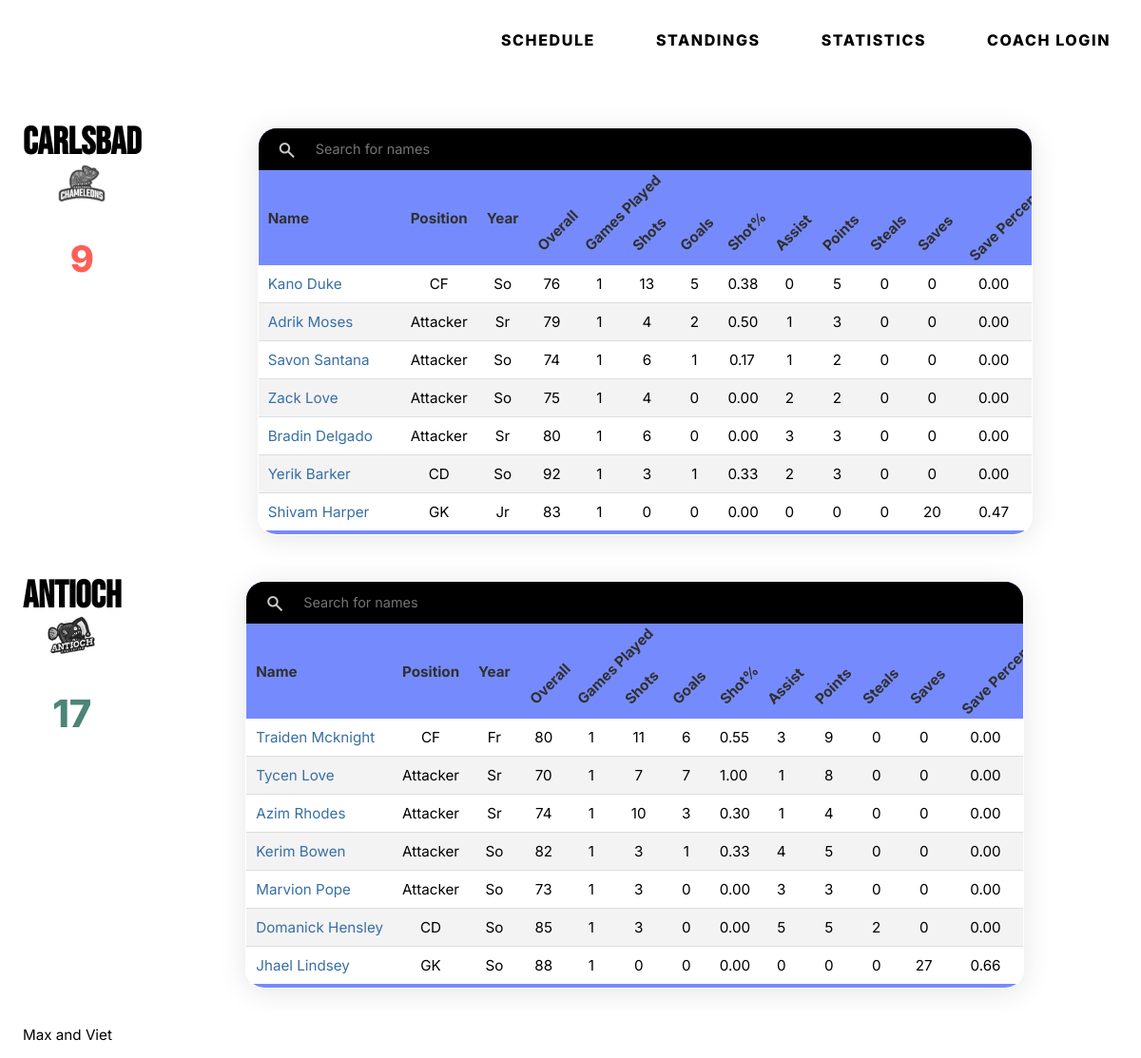
/3/boxscore/, run on an earlier commit of the app's database.
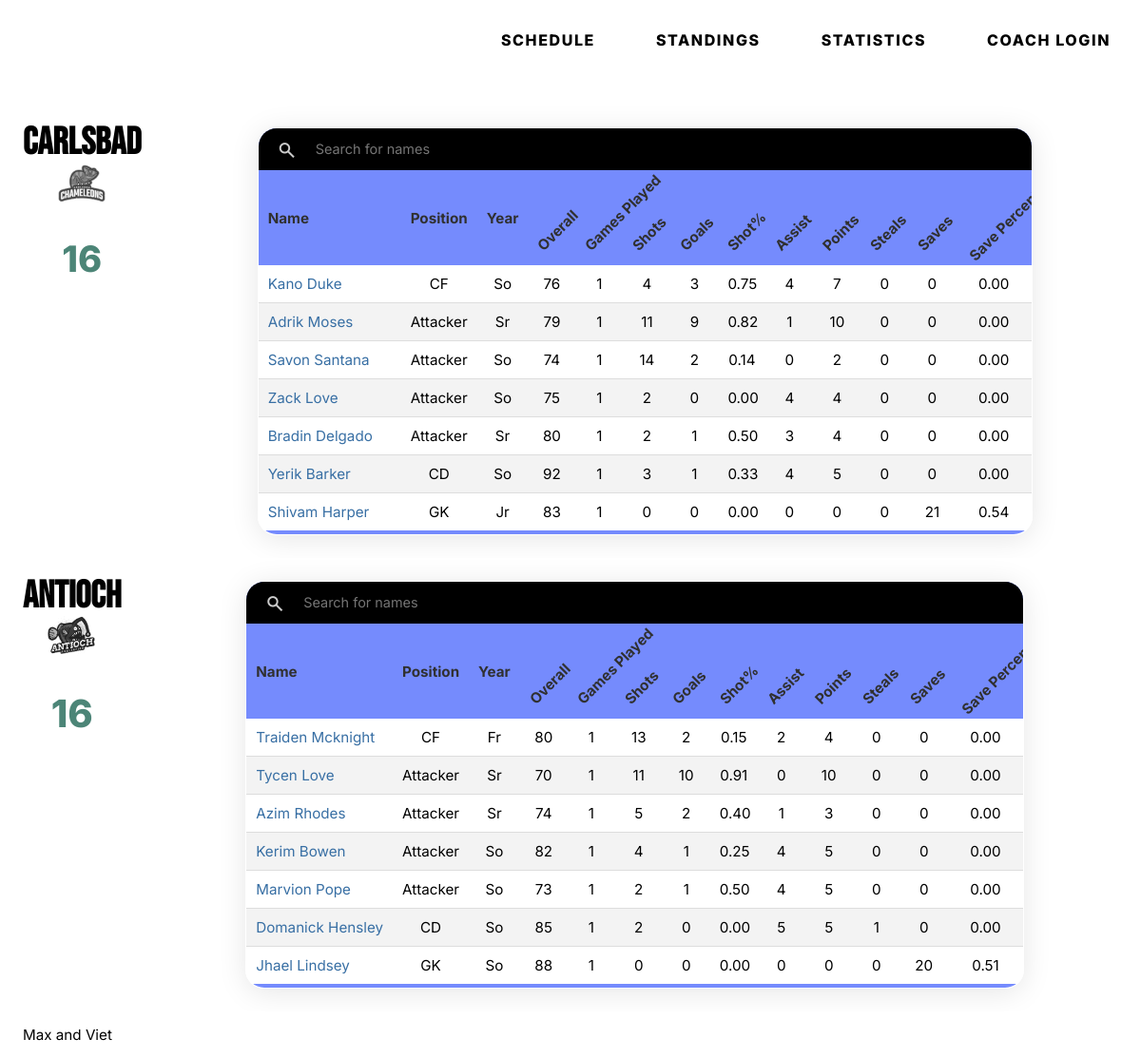
And on a later commit of the database.
### tables this page shows
CREATE TABLE schedule (
  schedule_id INTEGER DEFAULT NULL PRIMARY KEY AUTOINCREMENT,
  season INTEGER DEFAULT NULL,
  match_number INTEGER DEFAULT NULL,
  home_id INTEGER DEFAULT NULL,
  away_id INTEGER DEFAULT NULL,
  home_goals INTEGER DEFAULT NULL,
  away_goals INTEGER DEFAULT NULL,
  match_type text,
  competition_abb text,
  competition_type text,
  tiebreaker text,
  played text,
  commentary text,
  boxscore text,
  debug text,
  html_report text,
  home_rating double DEFAULT NULL,
  away_rating double DEFAULT NULL
);

CREATE TABLE players_stats (
  id integer NOT NULL PRIMARY KEY AUTOINCREMENT,
  season text,
  player_id text,
  age text,
  team_id text,
  opp_team_id text,
  match_number text,
  position text,
  game_played text,
  shots text,
  goals text,
  shot_percentage text,
  assists text,
  points text,
  steals text,
  goals_allowed text,
  saves text,
  save_percentage text,
  match_rating text
);

CREATE TABLE players (
  player_id INTEGER DEFAULT NULL PRIMARY KEY AUTOINCREMENT,
  team_id INTEGER DEFAULT NULL,
  first_name text,
  last_name text,
  age text,
  position text,
  jersey INTEGER NOT NULL DEFAULT '0',
  swimming INTEGER NOT NULL DEFAULT '0',
  ballhandling INTEGER NOT NULL DEFAULT '0',
  passing INTEGER NOT NULL DEFAULT '0',
  shooting INTEGER NOT NULL DEFAULT '0',
  defense INTEGER NOT NULL DEFAULT '0',
  goalkeeping INTEGER NOT NULL DEFAULT '0',
  fit INTEGER NOT NULL DEFAULT '0',
  aggression INTEGER NOT NULL DEFAULT '0',
  overall INTEGER NOT NULL DEFAULT '0'
);

### main.py (the view)
@app.route('/<int:id>/boxscore/', methods=('GET', 'POST'))
def schedule_boxscore(id):
  conn = get_db_connection()
  teams = conn.execute('SELECT * FROM teams').fetchall()
  schedule = conn.execute('SELECT * FROM schedule WHERE schedule_id = ?', (id,)).fetchone()
  print(schedule)
  matchnumber = conn.execute(
    "SELECT COUNT(DISTINCT match_number) AS count FROM schedule").fetchone(
    )['count']
  player_stats = conn.execute(
    'SELECT p.player_id AS id, p.last_name AS last, p.first_name AS first, p.team_id AS team_id, p.age AS year, ps.position AS position, p.overall AS overall, ps.game_played AS game_played, ps.shots as shots, ps.goals AS goals, ps.shot_percentage AS shot_percentage, ps.assists AS assists, ps.points AS points, ps.steals AS steals, ps.saves AS saves, ps.save_percentage AS save_percentage, ps.match_number AS match_number FROM players_stats AS ps INNER JOIN players AS p ON p.player_id = ps.player_id'
  ).fetchall()
  conn.close()
  return render_template("schedule_boxscore.html",
                         title="This Week's schedule",
                         teams=teams,
                         schedule=schedule,
                         matchnumber=matchnumber, player_stats=player_stats)

### main.py (called while the page is built)
def get_db_connection():
  conn = sqlite3.connect('database.db')
  conn.row_factory = sqlite3.Row
  return conn

### templates/schedule_boxscore.html (shortened to what the changed rows need)
{% extends 'template.html' %}
{% block content %}
    <main class="paddingtop">
      {% for team in teams %}
        {% if schedule['home_id'] == team['team_id'] %}
      <div class="grid-table tabcontent" id="all">
          <h2 class="team-style">
                    {{ team["name"] }}
            <a href="{{ url_for('displayTeam', id=schedule['home_id']) }}" class="team-logo-wrapper">
                        <img class="grey-filter" src="{{ url_for('static',filename=team['logo']) }}" alt="{{ schedule['home_id'] }}"> </a>
            {% if schedule['home_goals'] > schedule['away_goals'] %}
                    <p class="win" style="font-size:40px">{{ schedule['home_goals'] }}</p>
                    {% elif schedule['home_goals'] < schedule['away_goals'] %}
                    <p class="loose">{{ schedule['home_goals'] }}</p>
                    {% else %}
                    <p class="win">{{ schedule['home_goals'] }}</p>
                    {% endif %}
            </h2>
          <table class="styled-table glass" class="sortable" id="searchTable">
          <thead>
              <tr>
                <th class="search" colspan="15" style="background: black;color: white; text-transform: uppercase; text-align:center;letter-spacing: 0.3em; padding:8px 10px 0px 10px;">
                  <span class="material-symbols-outlined">
                  </span>
                  <input style="border-radius:13px;"type="text" id="searchInput" onkeyup="searchTable()" placeholder="Search for names">
                </th>
              </tr>
              <tr>
                  <th><div>Name</div></th>
                  <th>Position</th>
                  <th>Year</th>
                  <th>Overall</th>
                  <th>Games Played</th>
                  <th>Shots</th>
                  <th>Goals</th>
                  <th>Shot%</th>
                  <th>Assist</th>
                  <th>Points</th>
                  <th>Steals</th>
                  <th>Saves</th>
                  <th>Save Percentage</th>
              </tr>
          </thead>
          <tbody>
            {% for stat in player_stats %}
            {% if stat['team_id'] == team['team_id'] %}
              {% if stat['match_number'] == "{}".format(schedule['match_number']) %}
                <tr>
                    <td><div><a href="{{ url_for('displayPlayer', id=stat['id']) }}">{{ stat['first'] }} {{ stat['last'] }}</a></div></td>
                    <td align ="center">{{ stat["position"] }}</td>
                    <td align ="center">{{ stat["year"] }}</td>
                    <td align ="center">{{ stat["overall"] }}</td>
                    <td align ="center">{{ stat["game_played"] }}</td>
                    <td align ="center">{{ stat["shots"] }}</td>
                    <td align ="center">{{ stat["goals"] }}</td>
                    <td align ="center">{{ "%.2f"|format(stat["shot_percentage"]|float) }}</td>
                    <td align ="center">{{ stat["assists"] }}</td>
                    <td align ="center">{{ stat["points"] }}</td>
                    <td align ="center">{{ stat["steals"] }}</td>
                    <td align ="center">{{ stat["saves"] }}</td>
                    <td align ="center">{{ "%.2f"|format(stat["save_percentage"]|float) }}</td>
                </tr>
              {% endif %}
            {% endif %}
            {% endfor %}
            {% endif %}
            {% endfor %}
          </tbody>
        </table>
        </div>
      {% for team in teams %}
      {% if schedule['away_id'] == team['team_id'] %}
      <div class="grid-table tabcontent" id="all">
          <h2 class="team-style">{{ team["name"] }}  <a href="{{ url_for('displayTeam', id=schedule['home_id']) }}" class="team-logo-wrapper">
                        <img class="grey-filter" src="{{ url_for('static',filename=team['logo']) }}" alt="{{ schedule['home_id'] }}"> </a> {% if schedule['away_goals'] > schedule['home_goals'] %}
                  <p class="win" style="font-size:40px">{{ schedule['away_goals'] }}</p>
                  {% elif schedule['away_goals'] < schedule['home_goals'] %}
                  <p class="loose" style="font-size:40px">{{ schedule['away_goals'] }}</p>
                  {% else %}
                  <p class="win" style="font-size:40px">{{ schedule['away_goals'] }}</p>
                  {% endif %} </h2>
          <table class="styled-table glass" class="sortable" id="searchTable">
          <thead>
              <tr>
                <th class="search" colspan="15" style="background: black;color: white; text-transform: uppercase; text-align:center;letter-spacing: 0.3em; padding:8px 10px 0px 10px;">
                  <span class="material-symbols-outlined">
                  </span>
                  <input style="border-radius:13px;"type="text" id="searchInput" onkeyup="searchTable()" placeholder="Search for names">
                </th>
              </tr>
              <tr>
                  <th><div>Name</div></th>
                  <th>Position</th>
                  <th>Year</th>
                  <th>Overall</th>
                  <th>Games Played</th>
                  <th>Shots</th>
                  <th>Goals</th>
                  <th>Shot%</th>
                  <th>Assist</th>
                  <th>Points</th>
                  <th>Steals</th>
                  <th>Saves</th>
                  <th>Save Percentage</th>
              </tr>
          </thead>
          <tbody>
            {% for stat in player_stats %}
            {% if stat['team_id'] == team['team_id'] %}
            {% if stat['match_number'] == "{}".format(schedule['match_number']) %}
              <tr>
                  <td><div><a href="{{ url_for('displayPlayer', id=stat['id']) }}">{{ stat['first'] }} {{ stat['last'] }}</a></div></td>
                  <td align ="center">{{ stat["position"] }}</td>
                  <td align ="center">{{ stat["year"] }}</td>
                  <td align ="center">{{ stat["overall"] }}</td>
                  <td align ="center">{{ stat["game_played"] }}</td>
                  <td align ="center">{{ stat["shots"] }}</td>
                  <td align ="center">{{ stat["goals"] }}</td>
                  <td align ="center">{{ "%.2f"|format(stat["shot_percentage"]|float) }}</td>
                  <td align ="center">{{ stat["assists"] }}</td>
                  <td align ="center">{{ stat["points"] }}</td>
                  <td align ="center">{{ stat["steals"] }}</td>
                  <td align ="center">{{ stat["saves"] }}</td>
                  <td align ="center">{{ "%.2f"|format(stat["save_percentage"]|float) }}</td>
              </tr>
            {% endif %}
            {% endif %}
            {% endfor %}
            {% endif %}
            {% endfor %}
          </tbody>
        </table>
        </div>
    </main>
{% endblock %}

What changed in the data, as far as the page shows it:
changed schedule: home_goals "9" → "16"; away_goals "17" → "16"
changed players_stats "Kano": shots "13" → "4"; goals "5" → "3"; shot_percentage "0.38" → "0.75"; assists "0" → "4"; points "5" → "7"
changed players_stats "Adrik": shots "4" → "11"; goals "2" → "9"; shot_percentage "0.50" → "0.82"; points "3" → "10"
changed players_stats "Savon": shots "6" → "14"; goals "1" → "2"; shot_percentage "0.17" → "0.14"; assists "1" → "0"
changed players_stats "Zack": shots "4" → "2"; assists "2" → "4"; points "2" → "4"
changed players_stats "Bradin": shots "6" → "2"; goals "0" → "1"; shot_percentage "0.00" → "0.50"; points "3" → "4"
changed players_stats "Yerik": assists "2" → "4"; points "3" → "5"
changed players_stats "Shivam": saves "20" → "21"; save_percentage "0.47" → "0.54"
changed players_stats "Traiden": shots "11" → "13"; goals "6" → "2"; shot_percentage "0.55" → "0.15"; assists "3" → "2"; points "9" → "4"
changed players_stats "Tycen": shots "7" → "11"; goals "7" → "10"; shot_percentage "1.00" → "0.91"; assists "1" → "0"; points "8" → "10"
changed players_stats "Azim": shots "10" → "5"; goals "3" → "2"; shot_percentage "0.30" → "0.40"; points "4" → "3"
changed players_stats "Kerim": shots "3" → "4"; shot_percentage "0.33" → "0.25"
changed players_stats "Marvion": shots "3" → "2"; goals "0" → "1"; shot_percentage "0.00" → "0.50"; assists "3" → "4"; points "3" → "5"
changed players_stats "Domanick": shots "3" → "2"; steals "2" → "1"
changed players_stats "Jhael": saves "27" → "20"; save_percentage "0.66" → "0.51"
